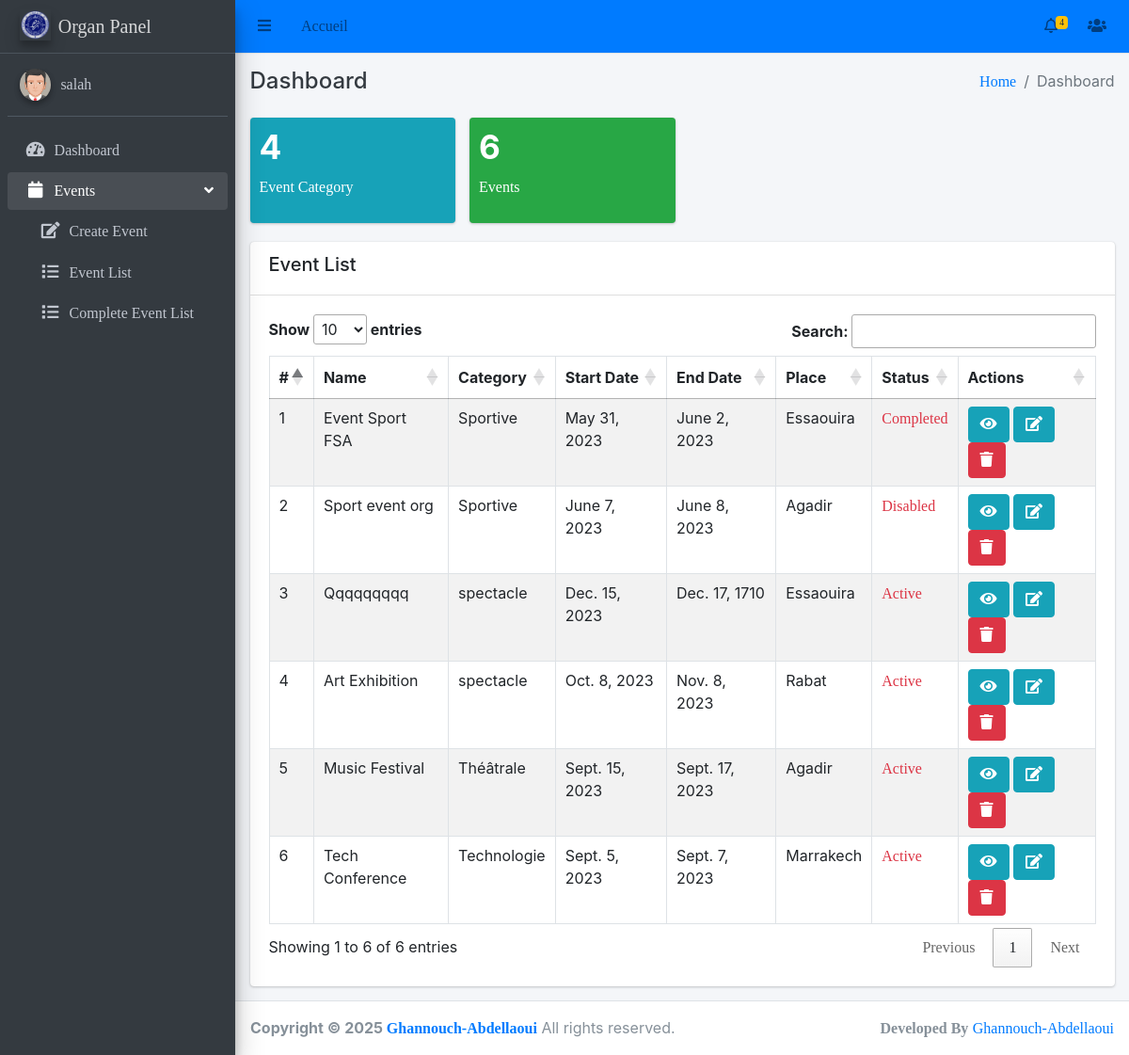
The page /organ_events/ (signed in) on the database its author committed.
### events/models.py (models this page shows, shortened)
class Event(models.Model):
    category = models.ForeignKey(EventCategory, on_delete=models.CASCADE)
    name = models.CharField(max_length=255, unique=True)
    description = RichTextUploadingField()
    job_category = models.ForeignKey(JobCategory, on_delete=models.CASCADE)
    select_scheduled_status = (
        ('yet to scheduled', 'Yet to Scheduled'),
        ('scheduled', 'Scheduled')
    )
    scheduled_status = models.CharField(max_length=25, choices=select_scheduled_status)
    venue = models.CharField(max_length=255)
    start_date = models.DateField()
    end_date = models.DateField()
    location = LocationField()
    maximum_attende = models.PositiveIntegerField()
    created_user = models.ForeignKey('auth.User', on_delete=models.CASCADE, null=True, blank=True, related_name='event_created_user')
    updated_user = models.ForeignKey('auth.User', on_delete=models.CASCADE, blank=True, null=True, related_name='event_updated_user')
    created_date = models.DateField(auto_now_add=True)
    updated_date = models.DateField(auto_now_add=True)
    last_updated = models.DateTimeField(auto_now=True)
    status_choice = (
        ('disabled', 'Disabled'),
        ('active', 'Active'),
        ('deleted', 'Deleted'),
        ('time out', 'Time Out'),
        ('completed', 'Completed'),
        ('cancel', 'Cancel'),
    )
    status = models.CharField(choices=status_choice, max_length=10)
    price = models.DecimalField(max_digits=8, decimal_places=2,null=True)
    ticket = models.OneToOneField(Ticket, on_delete=models.CASCADE, null=True,  blank=True)
    def __str__(self):
        return self.name

class EventCategory(models.Model):
    name = models.CharField(max_length=255, unique=True)
    code = models.CharField(max_length=6, unique=True)
    created_user = models.ForeignKey('auth.User', on_delete=models.CASCADE, related_name='created_user')
    updated_user = models.ForeignKey('auth.User', on_delete=models.CASCADE, related_name='updated_user')
    created_date = models.DateField(auto_now_add=True)
    updated_date = models.DateField(auto_now_add=True)
    status_choice = (
        ('active', 'Active'),
        ('deleted', 'Deleted'),
        ('blocked', 'Blocked'),
    )
    status = models.CharField(choices=status_choice, max_length=10)
    def __str__(self):
        return self.name

### gestion_even/views.py (the view)
# urls.py: path('organ_events/', dashboard_organ, name='dashboard_organ'),
@login_required(login_url='login_admin')
def dashboard_organ(request):
    event_ctg = EventCategory.objects.count()
    event = Event.objects.filter(created_user_id=request.user.id).count()
    complete_event = Event.objects.filter(created_user_id=request.user.id, status='completed').count()
    events = Event.objects.filter(created_user_id=request.user.id)    #!added
    count_noti = Event.objects.filter(created_user_id=request.user.id, status='active').count()
    noti_events = Event.objects.filter(created_user_id=request.user.id, status='active')
    event_names = [event for event in noti_events]
    context = {
        'event_ctg': event_ctg,
        'event': event,
        'complete_event': complete_event,
        'events': events,
        'count_noti':count_noti,
        'event_names':event_names,
        'noti_events':noti_events
    }
    return render(request, 'dashboard_organ.html', context)

### main/templates/dashboard_organ.html (shortened to what this page needs)
{% extends 'base/base_organ.html' %}
{% block breadcrumb %}Dashboard{% endblock breadcrumb %}
{% block content %}
<div class="row">
    <div class="col-lg-3 col-6">
      <div class="small-box bg-info">
        <div class="inner">
          {% if event_ctg %}
            <h3>{{ event_ctg }}</h3>
          {% else %}
            <h3>0</h3>
          {% endif %}
          <p>Event Category</p>
        </div>
      </div>
    </div>
    <div class="col-lg-3 col-6">
      <div class="small-box bg-success">
        <div class="inner">
          {% if event %}
            <h3>{{ event }}</h3>
          {% else %}
            <h3>0</h3>
          {% endif %}
          <p>Events</p>
        </div>
      </div>
    </div>
  </div>
  <div class="row">
    <div class="col-md-12">
        <div class="card">
            <div class="card-header">
                <div class="row">
                    <div class="col-md-5">
                        <h5>Event List</h5>
                    </div>
                </div>
            </div>
            <div class="card-body">
                  <table id="myTable" class="table table-striped table-bordered datatable dataTable no-footer"  role="grid" aria-describedby="DataTables_Table_0_info" style="border-collapse: collapse !important">
                    <thead>
                        <tr role="row">
                            <th>#</th>
                            <th>Name</th>
                            <th>Category</th>
                            <th>Start Date</th>
                            <th>End Date</th>
                            <th>Place</th>
                            <th>Status</th>
                            <th>Actions</th>
                        </tr>
                    </thead>
                    <tbody>
                        {% for event in events %}
                          <tr>
                              <td>{{ forloop.counter }}</td>
                              <td>{{ event.name|capfirst }}</td>
                              <td>{{ event.category }}</td>
                              <td>{{ event.start_date }}</td>
                              <td>{{ event.end_date }}</td>
                              <td>{{ event.venue|capfirst }}</td>
                              <td>
                                    <a href="#" class="text-danger">{{ event.status|title }}</a>
                              </td>
                              <td>
                                  <a class="btn btn-info" href="{% url 'organ:event-detail' event.pk %}" title="view">
                                      <i class="fa fa-eye"></i>
                                  </a>
                                  <a class="btn btn-info" href="{% url 'organ:event-edit' event.pk %}" title="edit">
                                    <i class="fa fa-edit"></i>
                                </a>
                                  <a class="btn btn-danger" href="{% url 'organ:event-delete' event.pk %}" title="delete">
                                      <i class="fa fa-trash"></i>
                                  </a>
                              </td>
                          </tr>
                        {% endfor %}
                    </tbody>
                </table>
            </div>
        </div>
    </div>
</div>
{% endblock content %}

### main/templates/base/sidebar_organ.html (shortened to what this page needs)
{% load static %}
<aside class="main-sidebar sidebar-dark-primary elevation-4">
    <a href="#" class="brand-link">
      <img src="{% static 'img/logo.png' %}" alt="Logo" class="brand-image elevation-3"
           style="opacity: .8">
          <span class="brand-text font-weight-light">Organ Panel</span>
    </a>
    <div class="sidebar">
      <div class="user-panel mt-3 pb-3 mb-3 d-flex">
        <div class="image">
          <img src="{% static 'img/avatar5.png' %}" class="img-circle elevation-2" alt="User Image">
        </div>
        <div class="info">
          <a href="{% url 'useracc:Yourprofile' %}" class="d-block">{{request.user}}</a>
        </div>
      </div>
      <nav class="mt-2">
        <ul class="nav nav-pills nav-sidebar flex-column" data-widget="treeview" role="menu" data-accordion="false">
          <li class="nav-item">
            <a href="{% url 'dashboard_organ' %}" class="nav-link">
              <i class="nav-icon fas fa-tachometer-alt"></i>
              <p>
                Dashboard
              </p>
            </a>
          </li>
          <li class="nav-item has-treeview menu-open">
            <a href="#" class="nav-link">
              <i class="nav-icon fas fa-calendar"></i>
              <p>
                Events
                <i class="right fas fa-angle-left"></i>
              </p>
            </a>
            <ul class="nav nav-treeview">
              <li class="nav-item ml-3">
                <a href="{% url 'organ:event-create' %}" class="nav-link">
                  <i class="far fa fa-edit nav-icon"></i>
                  <p>Create Event</p>
                </a>
              </li>
              <li class="nav-item ml-3">
                <a href="{% url 'organ:event-list' %}" class="nav-link">
                  <i class="far fa fa-list nav-icon"></i>
                  <p>Event List</p>
                </a>
              </li>
              <li class="nav-item ml-3">
                <a href="{% url 'organ:complete-event' %}" class="nav-link">
                  <i class="far fa fa-list nav-icon"></i>
                  <p>Complete Event List</p>
                </a>
              </li>
            </ul>
          </li>
        </ul>
      </nav>
    </div>
  </aside>

### rows shown on the page
Event: name "Event Sport FSA", category "Sportive", start_date "May 31, 2023", end_date "June 2, 2023", venue "Essaouira", status "Completed"
Event: name "Sport event org", category "Sportive", start_date "June 7, 2023", end_date "June 8, 2023", venue "Agadir", status "Disabled"
Event: name "Qqqqqqqqq", category "spectacle", start_date "Dec. 15, 2023", end_date "Dec. 17, 1710", venue "Essaouira", status "Active"
Event: name "Art Exhibition", category "spectacle", start_date "Oct. 8, 2023", end_date "Nov. 8, 2023", venue "Rabat", status "Active"
Event: name "Music Festival", category "Théâtrale", start_date "Sept. 15, 2023", end_date "Sept. 17, 2023", venue "Agadir", status "Active"
Event: name "Tech Conference", category "Technologie", start_date "Sept. 5, 2023", end_date "Sept. 7, 2023", venue "Marrakech", status "Active"

### other values the page prints
{{ count_noti }} "4"
{{ request.user }} "salah"
{{ event_ctg }} "4"
{{ event }} "6"
